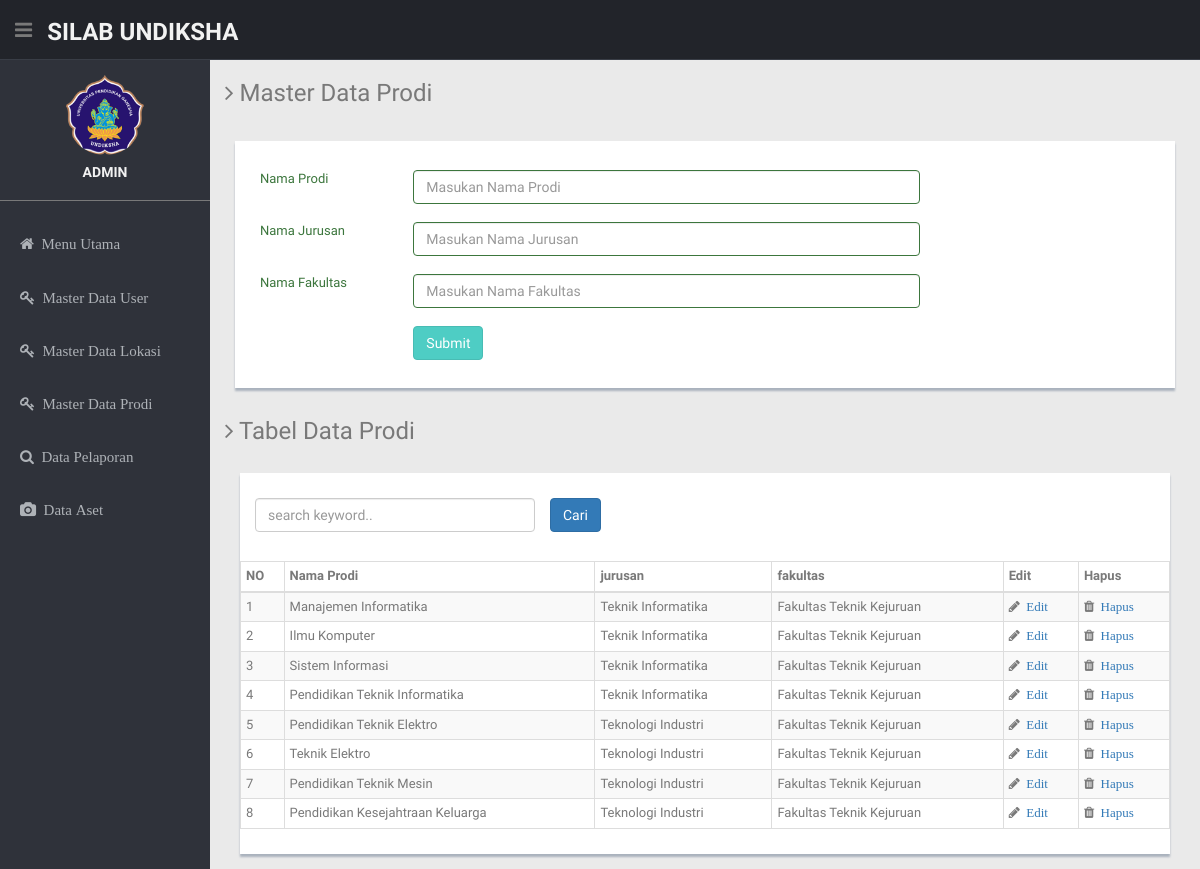
/index.php/latihan/search_prodi, run on the app's committed database.
### tables this page shows
CREATE TABLE `tb_prodi` (
  `id_prodi` int(10) NOT NULL,
  `nama_prodi` varchar(200) NOT NULL,
  `jurusan` varchar(100) NOT NULL,
  `fakultas` varchar(200) NOT NULL
);

### application/controllers/Latihan.php (called while the page is built, shortened)
<?php
class Latihan extends CI_Controller{
    function __construct()
    { parent :: __construct();
        $this->load->model('M_latihan');
    }
public function search_prodi(){
    $keyword = $this->input->post('keyword');
    $data['tb_prodi']=$this->M_latihan->get_data_prodi_keyword($keyword);
    $data['beranda']="data_prodi";
    $this->load->view('template',$data);
}
}?>

### index.php (called while the page is built, shortened)
<?php
require_once BASEPATH.'core/CodeIgniter.php';

### application/models/M_latihan.php (called while the page is built, shortened)
<?php
class M_latihan extends CI_Model{
public function get_data_prodi_keyword($keyword){
    $this->db->select('*');
    $this->db->from('tb_prodi');
    $this->db->like('nama_prodi',$keyword);
    $this->db->or_like('jurusan',$keyword);
    $this->db->or_like('fakultas',$keyword);
    return $this->db->get()->result();
}
}?>

### application/views/data_prodi.php (the view, shortened to what this page needs)
<form action="<?= site_url('Latihan/kirim_prodi'); ?>" method="POST">
<section id="main-content">
      <section class="wrapper">
        <h3><i class="fa fa-angle-right"></i> Master Data Prodi</h3>
        <div class="row mt">
          <div class="col-lg-12">
            <div class="form-panel">
              <form role="form" class="form-horizontal style-form">
              <br>
              <div class="form-group has-success">
                  <label class="col-lg-2 control-label">Nama Prodi</label>
                  <div class="col-lg-7">
                    <input type="text" placeholder="Masukan Nama Prodi" name="nama_prodi" class="form-control">
                  </div>
                </div>
                <br><br>
                <div class="form-group has-success">
                  <label class="col-lg-2 control-label">Nama Jurusan</label>
                  <div class="col-lg-7">
                    <input type="text" placeholder="Masukan Nama Jurusan" name="jurusan" class="form-control">
                  </div>
                </div>
                <br><br>
                <div class="form-group has-success">
                  <label class="col-lg-2 control-label">Nama Fakultas</label>
                  <div class="col-lg-7">
                    <input type="text" placeholder="Masukan Nama Fakultas" name="fakultas" class="form-control">
                  </div>
                </div>
                <br><br>
                <div class="form-group">
                  <div class="col-lg-offset-2 col-lg-10">
                    <button class="btn btn-theme" type="submit">Submit</button>
                  </div>
                </div>
                </form>
                <br><br>
              </form>
            </div>
        <h3><i class="fa fa-angle-right"></i> Tabel Data Prodi</h3>
        <br>
        <div class="col-lg-12">
            <div class="content-panel">
            <p>
                <form action="<?= site_url('latihan/search_prodi'); ?>" method="post">
                <div class="col-lg-4">
								<input type="text" class="form-control" placeholder="search keyword.."
								name="keyword" autocomplete="off" autofocus>
                </div>
                <input class="btn btn-primary" type="submit" name="search_submit" value="Cari">
								<p>
            <BR>
              <section id="unseen">
                <table class="table table-bordered table-striped table-condensed">
                  <thead>
                    <tr>
                      <th>NO</th>
                      <th>Nama Prodi</th>
					            <th>jurusan</th>
                      <th>fakultas</th>
                      <th>Edit</th>
                      <th>Hapus</th>
                    </tr>
                  </thead>
                  <?php
                  $no = 1;
                  foreach($tb_prodi as $val){?>
                    <tr>
                      <td><?php echo $no++ ?></td>
                      <td><?=$val->nama_prodi;?></td>
					            <td><?=$val->jurusan;?></td>
                      <td><?=$val->fakultas;?></td>
                      <td>
                      <i class="fa fa-pencil"><?php echo anchor('latihan/edit_prodi/'.$val->id_prodi,'&nbsp;&nbsp;Edit'); ?></i>
                      </td>
                      <td>
                      <i class="fa fa-trash"><?php echo anchor('latihan/hapus_prodi/'.$val->id_prodi,'&nbsp;&nbsp;Hapus'); ?></i>
                      </td>
                    </tr>
                  <?php } ?>
                </table>
              </section>
            </div>
          </div>
      </section>

### assets/css/style.css (style rules this page uses)
body { color: #797979; background: #eaeaea; font-family: 'Ruda', sans-serif; padding: 0px !important; margin: 0px !important; font-size:13px; }
a, a:hover, a:focus { text-decoration: none; outline: none; }
.btn-theme { color: #fff; background-color: #4ECDC4; border-color: #48bcb4; }
.mt { margin-top: 25px; }
#main-content { margin-left: 210px; }
.wrapper { display: inline-block; margin-top: 60px; padding-left: 15px; padding-right: 15px; padding-bottom: 15px; padding-top: 0px; width: 100%; }
.content-panel { background: #ffffff; box-shadow: 0px 3px 2px #aab2bd; padding-top: 15px; padding-bottom: 5px; }
.form-panel { background: #ffffff; width: auto; margin: 10px; padding: 10px; box-shadow: 0px 3px 2px #aab2bd; text-align: left; }
label { font-weight: 400; }

### data on the page
tb_prodi: nama_prodi "Manajemen Informatika", jurusan "Teknik Informatika", fakultas "Fakultas Teknik Kejuruan", id_prodi "Edit", id_prodi "Hapus"
tb_prodi: nama_prodi "Ilmu Komputer", jurusan "Teknik Informatika", fakultas "Fakultas Teknik Kejuruan", id_prodi "Edit", id_prodi "Hapus"
tb_prodi: nama_prodi "Sistem Informasi", jurusan "Teknik Informatika", fakultas "Fakultas Teknik Kejuruan", id_prodi "Edit", id_prodi "Hapus"
tb_prodi: nama_prodi "Pendidikan Teknik Informatika", jurusan "Teknik Informatika", fakultas "Fakultas Teknik Kejuruan", id_prodi "Edit", id_prodi "Hapus"
tb_prodi: nama_prodi "Pendidikan Teknik Elektro", jurusan "Teknologi Industri", fakultas "Fakultas Teknik Kejuruan", id_prodi "Edit", id_prodi "Hapus"
tb_prodi: nama_prodi "Teknik Elektro", jurusan "Teknologi Industri", fakultas "Fakultas Teknik Kejuruan", id_prodi "Edit", id_prodi "Hapus"
tb_prodi: nama_prodi "Pendidikan Teknik Mesin", jurusan "Teknologi Industri", fakultas "Fakultas Teknik Kejuruan", id_prodi "Edit", id_prodi "Hapus"
tb_prodi: nama_prodi "Pendidikan Kesejahtraan Keluarga", jurusan "Teknologi Industri", fakultas "Fakultas Teknik Kejuruan", id_prodi "Edit", id_prodi "Hapus"
